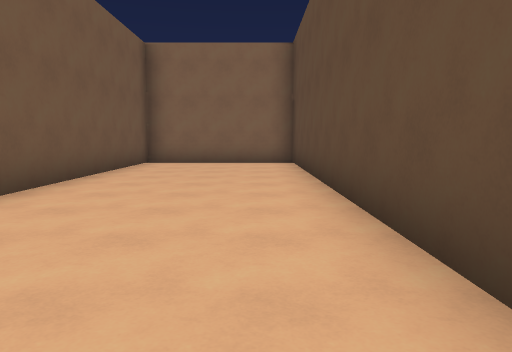
[1] (above)

24 first-person views from a walk through a level from a Godot 3-D game. The camera is 1.4 m above the floor, tilts 6° down and sees 70° across. The floor is counted in squares, 2 m on a side. Each view is taken from the middle of a square. On the plan, view 1 faces up. The plan holds only what a view shows up to about 11 squares ahead; the rest is blank. The place goes on beyond the plan. Characters and animated objects are left out.

[2]
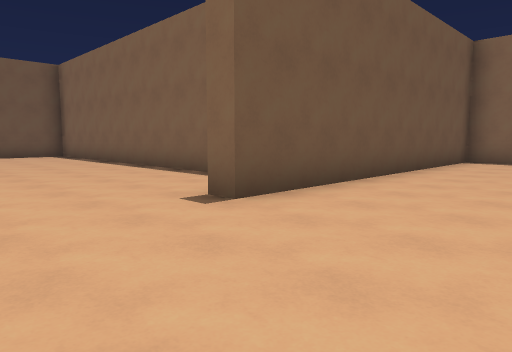

[3]
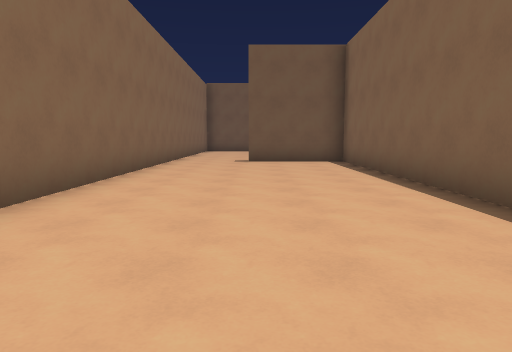

[4]
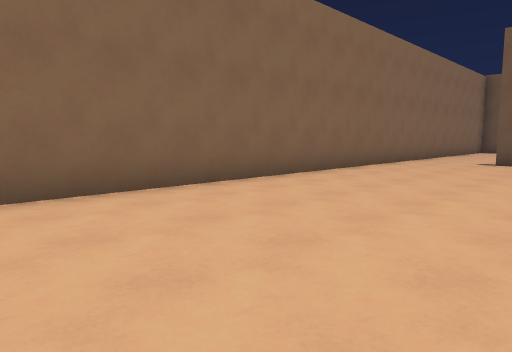

[5]
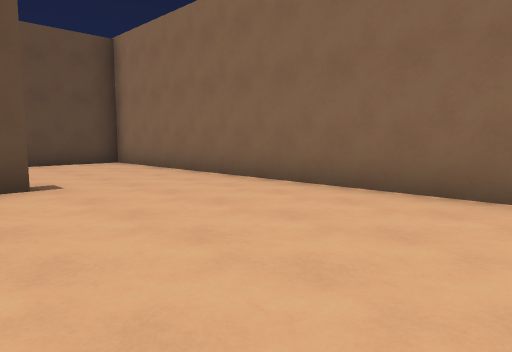

[6]
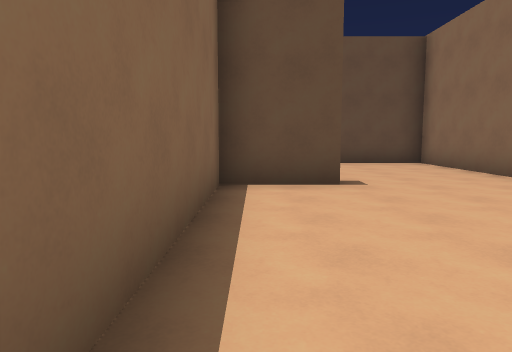

[7]
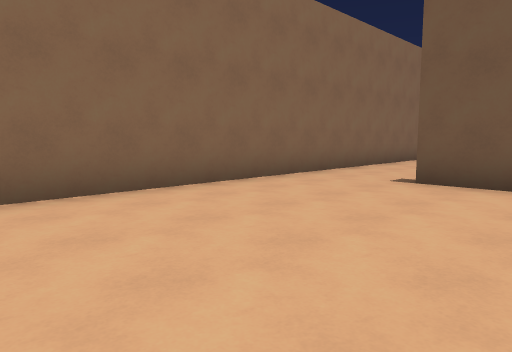

[8]
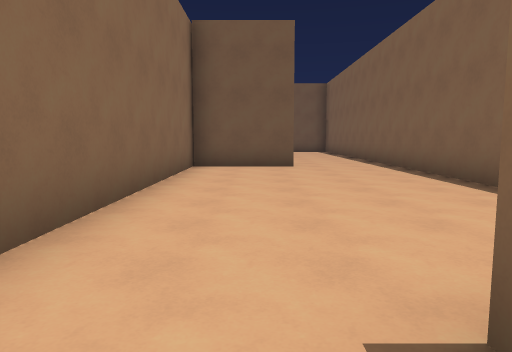

[9]
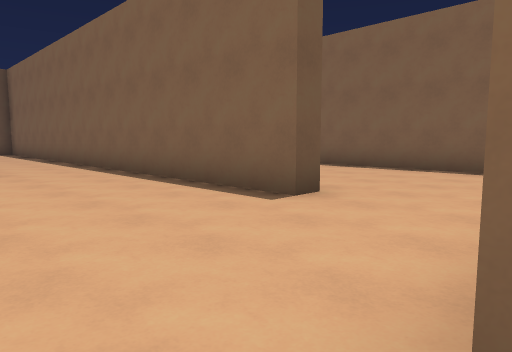

[10]
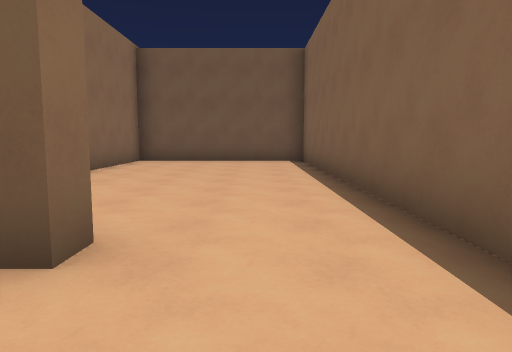

[11]
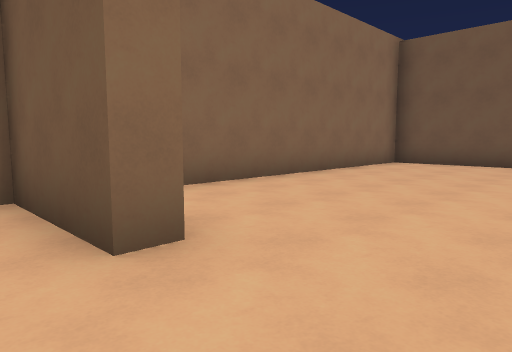

[12]
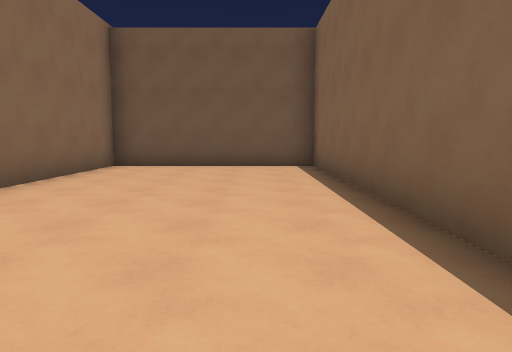

[13]
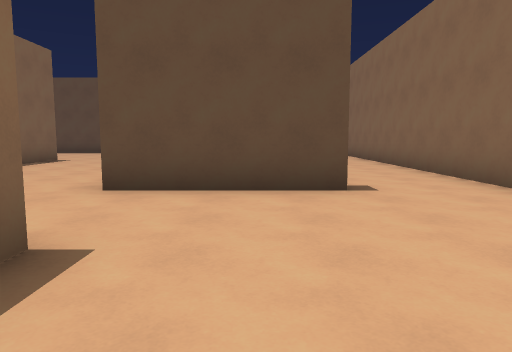

[14]
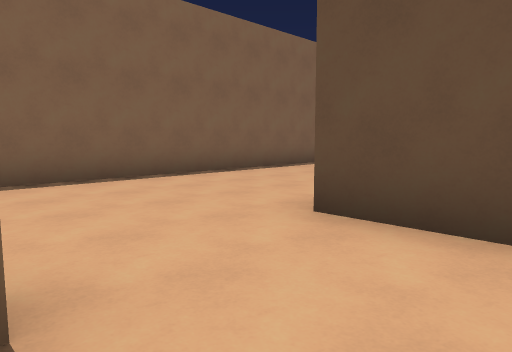

[15]
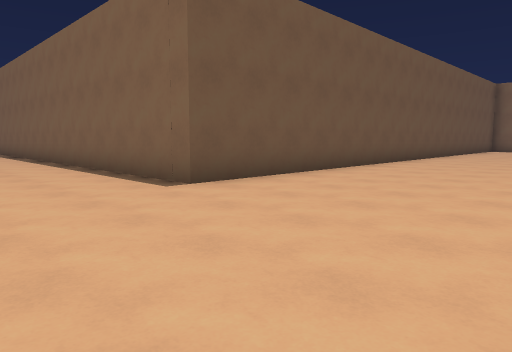

[16]
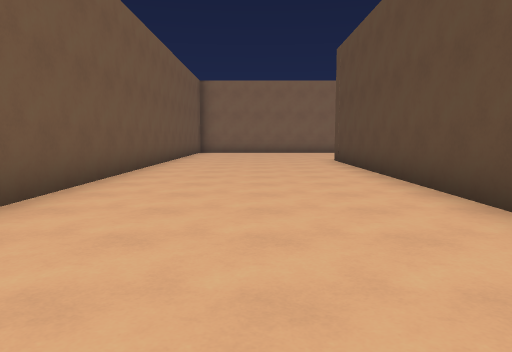

[17]
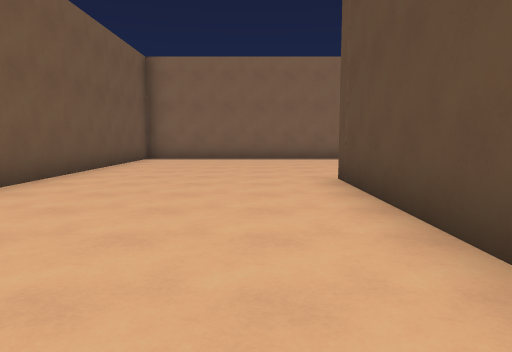

[18]
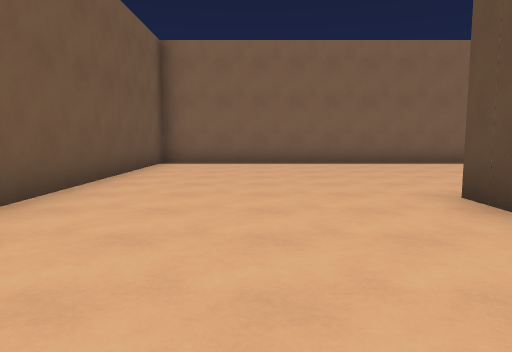

[19]
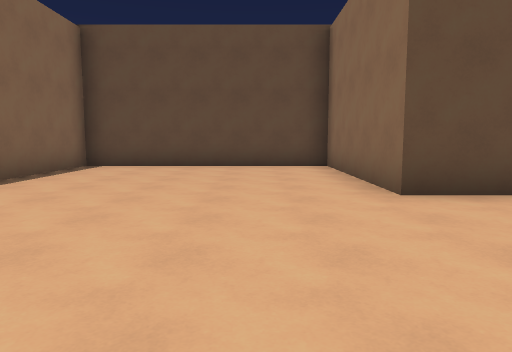

[20]
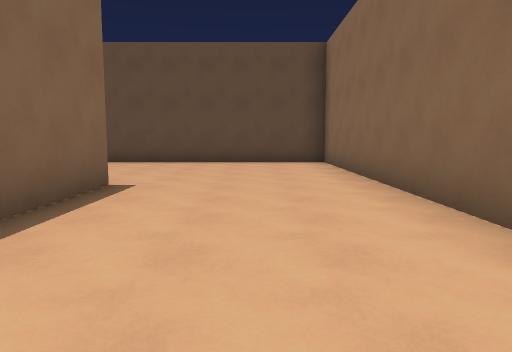

[21]
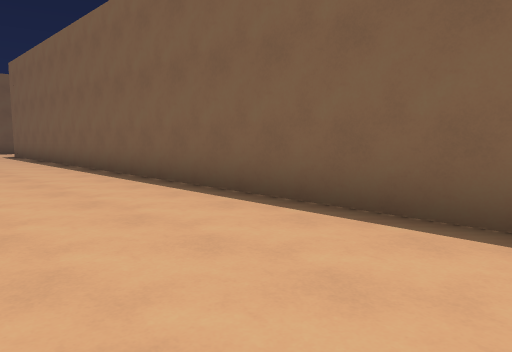

[22]
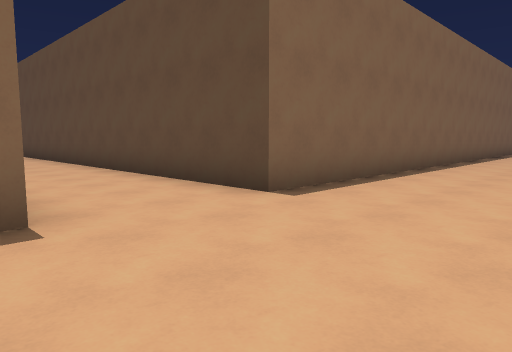

[23]
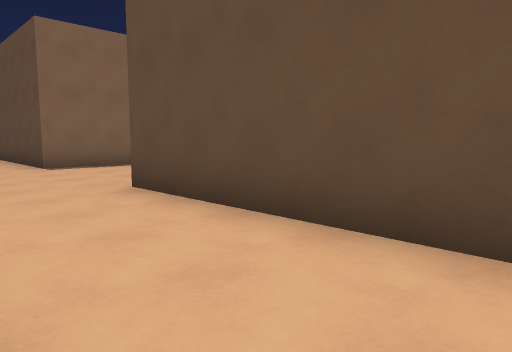

[24]
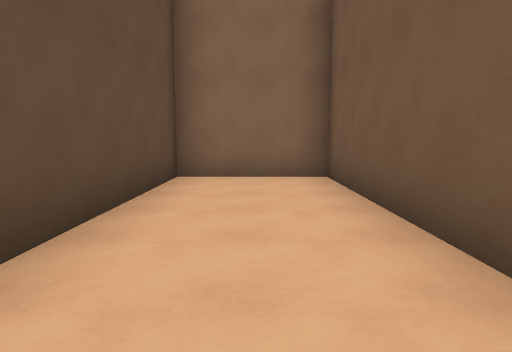

### Floor plan
Points are (right, up) in squares from view 1. A wall is a line through its corners. A room is listed if a view was taken in it or the views show most of it. See-through windows are left out.
Room 1 (views 1, 2, 3, 4, 5, 6, 7, 8)
walls: (-14.4, -1.5) (1, -1.5) (1, 10.5) (-3.1, 10.5) (-3.1, 1.8) (-3.6, 1.8) (-3.6, 3.5) (-14.7, 3.5) (-14.7, 0.8)
ways out: opening at (-15, -0.5) to room 2
Room 2 (views 9, 10, 11, 12, 13, 14)
walls: (-23.5, 0.9) (-22.9, 0.9) (-22.9, -1.5) (-14.4, -1.5); (-17.8, 3.5) (-32.1, 3.5) (-32.1, -1.5) (-25, -1.5); (-15.2, 0.8) (-15.2, 4.1)
ways out: opening at (-15, -0.5) to room 1; opening at (-16.5, 4) to room 3
Room 3 (views 15, 16, 17, 18, 19, 20, 21, 22, 23, 24)
walls: (-17.8, 4) (-17.8, 3.5); (-11.4, 4) (-3.6, 4) (-3.6, 10.2); (-35.3, 3.2) (-35.3, -1.5) (-32.6, -1.5) (-32.6, 4); (-3.6, 12.4) (-3.6, 20.2) (1, 20.2) (1, 26.2) (-8.6, 26.2) (-8.6, 8.2) (-32.6, 8.2) (-32.6, 17.2)
ways out: opening at (-16.5, 4) to room 2

Positions as (right, up) in squares from view 1, and headings:
1: (0, 0), facing up
2: (0, -1), facing up-left
3: (-4, 1), facing left
4: (-4, 3), facing down-left
5: (-9, 3), facing down-right
6: (-9, 3), facing right
7: (-9, 3), facing down-left
8: (-14, 0), facing left
9: (-15, 0), facing up-left
10: (-21, 2), facing left
11: (-22, 3), facing down-left
12: (-23, 2), facing left
13: (-20, 2), facing right
14: (-18, 2), facing up-right
15: (-4, 5), facing up-left
16: (-6, 9), facing up
17: (-5, 14), facing up
18: (-6, 16), facing up
19: (-8, 22), facing right
20: (-14, 6), facing right
21: (-17, 5), facing up-left
22: (-36, 5), facing up-right
23: (-35, -1), facing up-right
24: (-34, 5), facing down
